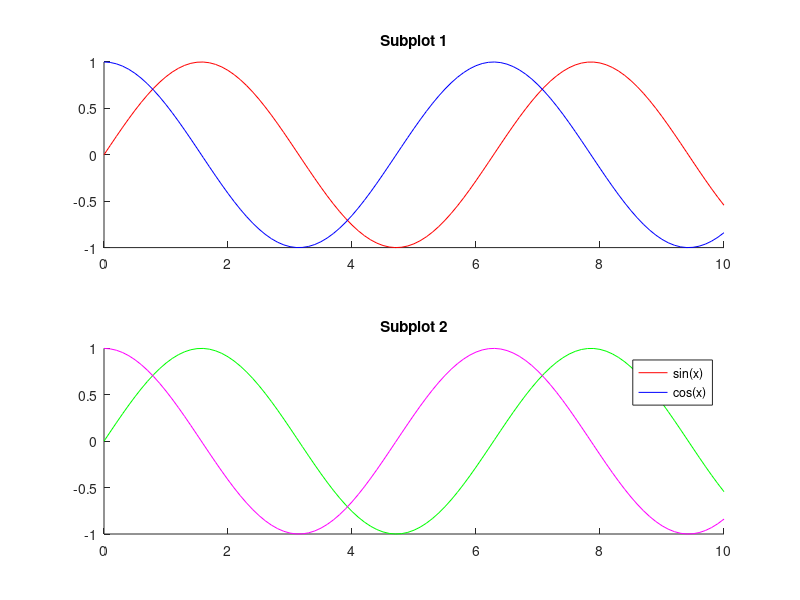

This figure's MATLAB source:
% Create some data
x = 0:0.1:10;
y1 = sin(x);
y2 = cos(x);

% Create a figure with subplots
figure;

% First subplot
subplot(2, 1, 1);
hold on;
h1 = plot(x, y1, 'r', 'DisplayName', 'sin(x)');
h2 = plot(x, y2, 'b', 'DisplayName', 'cos(x)');
title('Subplot 1');

% Second subplot
subplot(2, 1, 2);
hold on;
h3 = plot(x, y1, 'g', 'DisplayName', 'sin(x)');
h4 = plot(x, y2, 'm', 'DisplayName', 'cos(x)');
title('Subplot 2');

% Create a shared legend
legend([h1, h2], 'Location', 'best');
